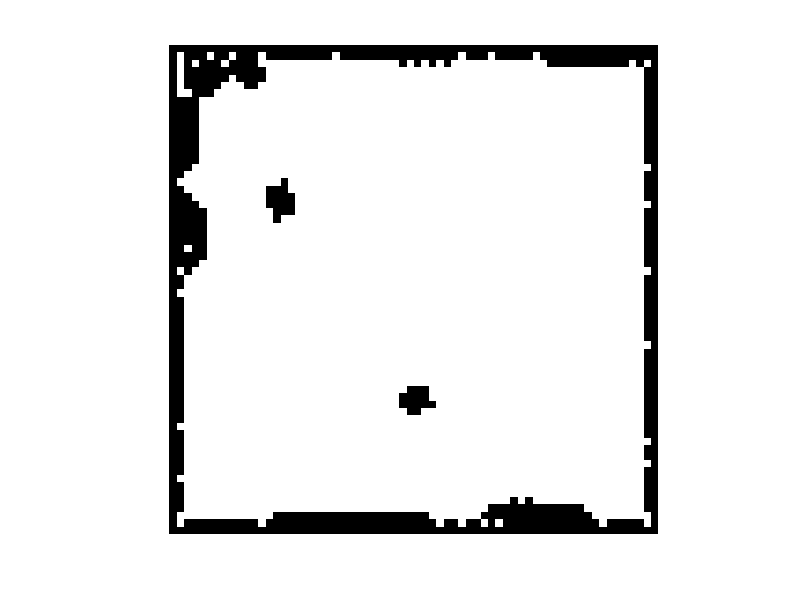

Recreate this plot in MATLAB.
%%%%%%%%%%%%%%%%%%%%%%%%%%%%%%%%%%%%%%%%%%%%%%%%%%%%%%%%%%%%%%%%%
% Introduction to Scientific Computing - WBCS14003              %
%                                                               %
%  Simulate spatial pattern formation in Matlab                 %
%  via cellular automata                                        %
%                                                               %
%%%%%%%%%%%%%%%%%%%%%%%%%%%%%%%%%%%%%%%%%%%%%%%%%%%%%%%%%%%%%%%%%

clc;                                 % clear the command window 
close all                            % close open figure windows      
clear all;                           % remove items from the workspace

n=64;                                % number of cells horizontally/vertically
p=0.7;                               % probability that a cell is alive 
max_gen=100;                         % maximal number of generations

% Initialize matrix A 
imname='random';                     % name of the pattern
A=rand(n,n)<p;                       % n x n matrix A with random zeroes/ones
                                     % expected number of living cells is p (for n large)

% Print the initial fraction of living cells on the screen
fprintf('initial fraction of living cells=%f\n',sum(sum(abs(A)))/n^2);

% Display the initial pattern of living and dead cells as an image 
% The living cells are white, the dead cells black. 
figure;                              % open a figure window
imHandle = imagesc(A,[0 1]);         % display the matrix A as an image. 
                                     % The value range of A is [0 1].
colormap(gray);                      % set a gray scale color table

% Write the image to a PNG file
gen=1;                               % current generation number 
imfile = [imname,'_n=',int2str(n),'_p=',num2str(p),'_gen=',int2str(gen),'.png'];
imwrite(A, imfile);                  % write A 

% Expand matrix A to matrix A1 because of the extra borders needed
A1=zeros(n+2,n+2);                   % initialise (n+2)x(n+2) matrix with zeroes 
A1(2:n+1,2:n+1)=A;                   % Insert matrix A in matrix A1 
A2=zeros(n+2,n+2);
% Now compute the successive generations via the majority rule. 
% The algorithm should terminate as soon as no more differences 
% occur between successive generations.


%while A2 != A1 && gen<=max_gen
%  A2 = A1;
%  for j=2:n+1
%    for k=2:n+1
%      neighborSum=0;
%      q=-1;
%      for l=1:3
%        if A1(j+q,k-1) == 1
%%          neighborSum++;
 %       end
 %       if A1(j+q,k+1) == 1
 %         neighborSum++;
 %%       end
  %      if A1(j-1,k) == 1
  %        neighborSum++;
  %      end
  %%      if A1(j+1,k) == 1
   %       neighborSum++;
   %     end
   %     q++;
   %   end
   %   if neighborSum < 4
%        A1(j,k)=0;
 %     end
  %  end
%  end
%  gen++;
%  imHandle = imagesc(A,[0 1]);
%  imfile = [imname,'_n=',int2str(n),'_p=',num2str(p),'_gen=',int2str(gen),'.png'];
%  imwrite(A1, imfile);
%end

while gen < max_gen
  imshow(A1);
  drawnow;
  neighborSum = conv2(A1, [1 1 1; 1 0 1; 1 1 1], 'same');
  A1 = double((A1 & neighborSum < 4 | neighborSum>4));
  gen++;

end
